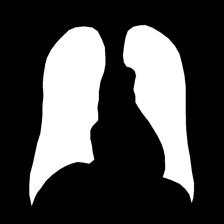
#> input picture Normal Seg Methods/Used/JSRT/mask/JPCLN004.png, 224 x 224 px, given as the content of the folder Normalized Data/jsrt/cxr, which was not available
$ python Normalizededge.py
#> lines starting #> are read from the running program, lines starting #| are printed output that depends on the picture; after the words box and inside, x2 and y2 are one past the last pixel; in counts of white or black regions, pixels touching at a corner belong together; pictures that were not available may be replaced by others from this repository, and a replacement may not be noted
import cv2
import numpy as np
import matplotlib.pyplot as plt
import os

from skimage import measure, morphology
from scipy.ndimage import binary_fill_holes
from scipy.spatial.distance import cdist


# -------------------------------------------------
# METRIC FUNCTIONS
# -------------------------------------------------
def dice_score(gt, pred):
    intersection = np.sum(gt * pred)
    return (2.0 * intersection) / (np.sum(gt) + np.sum(pred) + 1e-8)

def jaccard_index(gt, pred):
    intersection = np.sum(gt * pred)
    union = np.sum(gt) + np.sum(pred) - intersection
    return intersection / (union + 1e-8)

def hausdorff95(gt, pred):
    gt_edges = morphology.binary_dilation(gt) ^ gt
    pred_edges = morphology.binary_dilation(pred) ^ pred

    gt_pts = np.column_stack(np.where(gt_edges > 0))
    pred_pts = np.column_stack(np.where(pred_edges > 0))

    if len(gt_pts) == 0 or len(pred_pts) == 0:
        return np.nan

    D = cdist(gt_pts, pred_pts)
    d1 = np.min(D, axis=1)
    d2 = np.min(D, axis=0)

    return np.percentile(np.hstack([d1, d2]), 95)


# -------------------------------------------------
# PREPROCESSING (CLAHE + Gaussian + Otsu)
# -------------------------------------------------
def read_and_preprocess(path, size=(600, 600)):
#> called with path = 'Normalized Data/jsrt/cxr/JPCLN004.png', size = (600, 600)
    img = cv2.imread(path, cv2.IMREAD_GRAYSCALE)
#> img is the input picture: shape (224, 224); min 0, max 255, mean 72.7
    if img is None:
        raise FileNotFoundError(path)

    img = cv2.resize(img, size, interpolation=cv2.INTER_AREA)
#> img: shape (600, 600)

    # CLAHE
    clahe = cv2.createCLAHE(clipLimit=2.0, tileGridSize=(8, 8))
    img = clahe.apply(img)

    # Gaussian Blur (reduce noise before thresholding)
    img = cv2.GaussianBlur(img, (5, 5), 0)
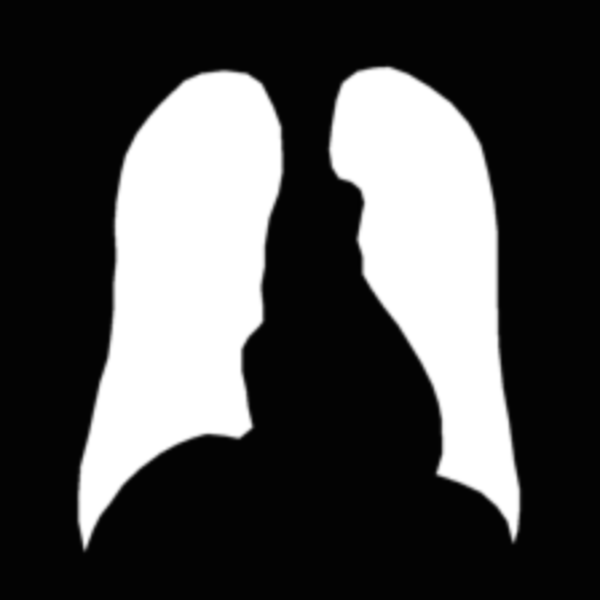
#> img: shape (600, 600); min 2, max 255, mean 74.8

    # Normalize
    img = cv2.normalize(img, None, 0, 255, cv2.NORM_MINMAX)
    return img.astype(np.uint8)


# -------------------------------------------------
# Euler-based Extraction
# -------------------------------------------------
def euler_binary_extraction(img):
    _, binary = cv2.threshold(img, 0, 255,
                              cv2.THRESH_BINARY + cv2.THRESH_OTSU)
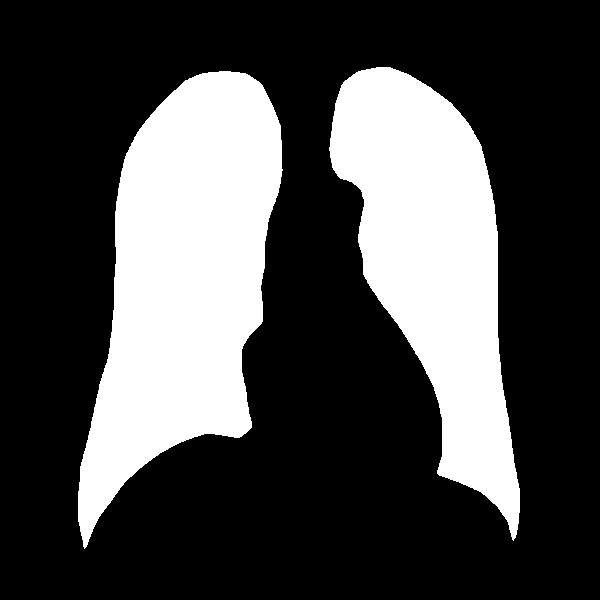
#> binary: shape (600, 600); 28.5% white; 2 white regions, box (x1, y1, x2, y2) and area: (78, 71, 283, 549) 56844, (329, 67, 520, 541) 45831
    binary = (binary > 0).astype(np.uint8)
#> binary: shape (600, 600); values 0 (black) and 1 (white), 28.5% white; 2 white regions

    labels = measure.label(binary, connectivity=2)
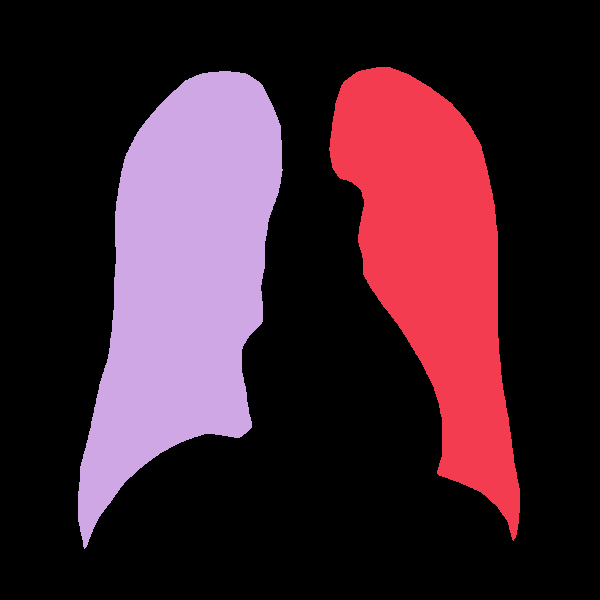
#> labels: shape (600, 600) int64; 3 distinct labels, from 0 to 2; one colour per label, 0 black
    props = measure.regionprops(labels)
#> props = 2 regions; box (x1, y1, x2, y2) and area: (78, 71, 283, 549) 56844, (329, 67, 520, 541) 45831

    cleaned = np.zeros_like(binary)
    for r in props:
        if r.area > 5000 and r.euler_number <= 0:
            cleaned[labels == r.label] = 1
#> this loop made 2 passes
#> cleaned: shape (600, 600); every value is 0

    cleaned = morphology.binary_closing(cleaned, morphology.disk(5))
    cleaned = morphology.binary_opening(cleaned, morphology.disk(3))
    return cleaned.astype(np.uint8)


# -------------------------------------------------
# EDGE EXTRACTION + MORPHOLOGY
# -------------------------------------------------
def canny_edge(binary):
    return cv2.Canny(binary * 255, 50, 150)

def morphological_refinement(e):
    kernel = cv2.getStructuringElement(cv2.MORPH_ELLIPSE, (5, 5))
    d = cv2.dilate(e, kernel, iterations=2)
    e = cv2.erode(d, kernel, iterations=1)
    return e


# -------------------------------------------------
# HOLE FILLING + LUNG EXTRACTION
# -------------------------------------------------
def fill_lung_regions(edge_img):
    return binary_fill_holes(edge_img > 0).astype(np.uint8)

def extract_lungs(filled):
    labels = measure.label(filled, connectivity=2)
#> labels: shape (600, 600) int64; every value is 0
    props = sorted(measure.regionprops(labels),
                   key=lambda x: x.area, reverse=True)
#> props = []

    lung_mask = np.zeros_like(filled)
    for r in props[:2]:
        lung_mask[labels == r.label] = 1
#> this loop made 0 passes

    lung_mask = morphology.binary_closing(lung_mask, morphology.disk(10))
    lung_mask = morphology.binary_opening(lung_mask, morphology.disk(5))
    return lung_mask.astype(np.uint8)


# -------------------------------------------------
# MAIN LUNG SEGMENTATION PIPELINE
# -------------------------------------------------
def lung_segmentation_pipeline_from_image(img):
    binary = euler_binary_extraction(img)
    edges = canny_edge(binary)
    morph = morphological_refinement(edges)
    filled = fill_lung_regions(morph)
    lung_mask = extract_lungs(filled)
    return lung_mask, img * lung_mask


# -------------------------------------------------
# Mask Reader
# -------------------------------------------------
def read_mask(path, size=(600, 600)):
#> called with path = 'Normalized Data/jsrt/masks/JPCLN004.png', size = (600, 600)
    mask = cv2.imread(path, cv2.IMREAD_GRAYSCALE)
    if mask is None:
        raise FileNotFoundError(path)
    mask = cv2.resize(mask, size, interpolation=cv2.INTER_NEAREST)
    return (mask > 0).astype(np.uint8)
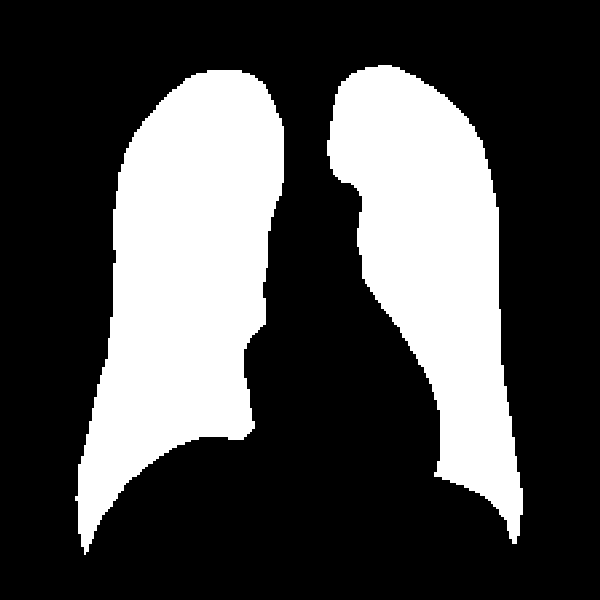
#> returned value: shape (600, 600); values 0 (black) and 1 (white), 29.7% white; 2 white regions, box (x1, y1, x2, y2) and area: (75, 70, 284, 555) 59019, (327, 65, 523, 544) 47862


# -------------------------------------------------
# SAVE COMPARISON IMAGE
# -------------------------------------------------
def save_comparison(img, gt, pred, title, path):
    plt.figure(figsize=(12, 4))

    plt.subplot(1, 3, 1)
    plt.imshow(img, cmap="gray")
    plt.title("Original")
    plt.axis("off")

    plt.subplot(1, 3, 2)
    plt.imshow(gt, cmap="gray")
    plt.title("Ground Truth")
    plt.axis("off")

    plt.subplot(1, 3, 3)
    plt.imshow(pred, cmap="gray")
    plt.title("Predicted")
    plt.axis("off")

    plt.suptitle(title)
    plt.tight_layout()
    plt.savefig(path, dpi=300)
    plt.close()


# -------------------------------------------------
# MAIN PROCESS FOR ANY DATASET
# -------------------------------------------------
def process_dataset(name, img_dir, mask_dir=None):
    print(f"\n=== Processing {name} ===")

    # NEW: Main output folder
    base_out_dir = os.path.join("outputs_normal_edge", name)
    os.makedirs(base_out_dir, exist_ok=True)

    # NEW: Folder for predicted masks
    pred_mask_dir = os.path.join(base_out_dir, "masks")
    os.makedirs(pred_mask_dir, exist_ok=True)

    # Metrics file inside same folder
    metrics_path = os.path.join(base_out_dir, "metrics.txt")
    metrics_file = open(metrics_path, "w")
    metrics_file.write(f"=== METRICS FOR {name} ===\n\n")

    dice_vals = []
    jacc_vals = []
    hd_vals = []

    files = sorted([f for f in os.listdir(img_dir)
                    if f.lower().endswith((".png", ".jpg", ".jpeg"))])

    for fname in files:
        img_path = os.path.join(img_dir, fname)
        img = read_and_preprocess(img_path)

        pred, _ = lung_segmentation_pipeline_from_image(img)

        # -------------------------------------------------
        # SAVE PREDICTED MASK ALWAYS
        # -------------------------------------------------
        plt.imsave(os.path.join(pred_mask_dir, fname), pred, cmap="gray")

        if mask_dir:  # has GT
            mask_path = os.path.join(mask_dir, fname)

            if not os.path.exists(mask_path):
                metrics_file.write(f"{fname}: GT missing\n")
                continue

            gt = read_mask(mask_path)

            # Metrics
            d = dice_score(gt, pred)
#> in dice_score, `intersection = np.sum(gt * pred)`: intersection = 0
#> d = 0
            j = jaccard_index(gt, pred)
#> in jaccard_index, `union = np.sum(gt) + np.sum(pred) - intersection`: union = 106881
#> j = 0
            h = hausdorff95(gt, pred)
#> in hausdorff95, `gt_edges = morphology.binary_dilation(gt) ^ gt`:
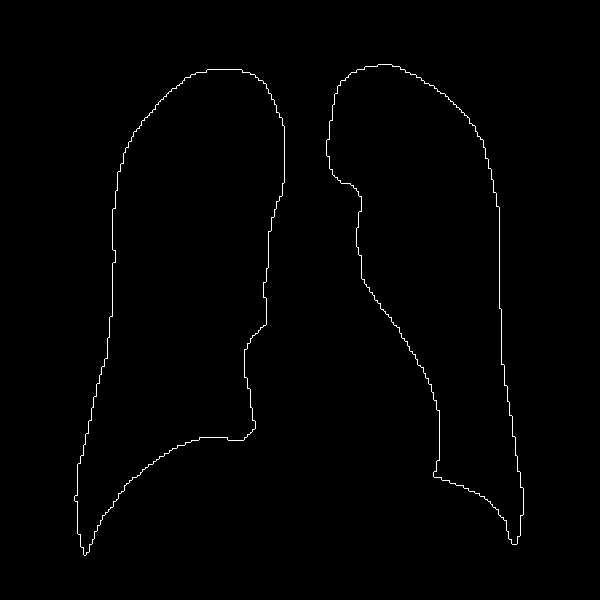
#> gt_edges: shape (600, 600); values 0 (black) and 1 (white), 0.71% white in thin lines or dots, all inside (x1, y1, x2, y2) = (74, 64, 524, 556)
#> in hausdorff95, `gt_pts = np.column_stack(np.where(gt_edges > 0))`: gt_pts = 2565 pairs, first value 64 to 555, second value 74 to 523
#> in hausdorff95, `pred_pts = np.column_stack(np.where(pred_edges > 0))`: pred_pts = empty array
#> h = nan

            dice_vals.append(d)
            jacc_vals.append(j)
            hd_vals.append(h)

            metrics_file.write(f"{fname}: DSC={d:.4f}, IoU={j:.4f}, HD95={h:.2f}\n")

        else:
            metrics_file.write(f"{fname}: Mask saved (No GT)\n")

        print("[DONE]", fname)

    # Averages
    if mask_dir:
        metrics_file.write("\n--- AVERAGE METRICS ---\n")
        metrics_file.write(f"Mean DSC:  {np.nanmean(dice_vals):.4f}\n")
        metrics_file.write(f"Mean IoU:  {np.nanmean(jacc_vals):.4f}\n")
        metrics_file.write(f"Mean HD95: {np.nanmean(hd_vals):.2f}\n")

    metrics_file.close()

    print(f"All outputs for {name} saved in: {base_out_dir}/")


# -------------------------------------------------
# RUN ON NEW DATASET STRUCTURE
# -------------------------------------------------
process_dataset(
    "JSRT",
    img_dir="Normalized Data/jsrt/cxr",
    mask_dir="Normalized Data/jsrt/masks"
)

process_dataset(
    "SYNTH",
    img_dir="Normalized Data/synth/cxr",
    mask_dir=None
)
#> the loop in euler_binary_extraction (call 2), `for r in props:` made 2 passes
